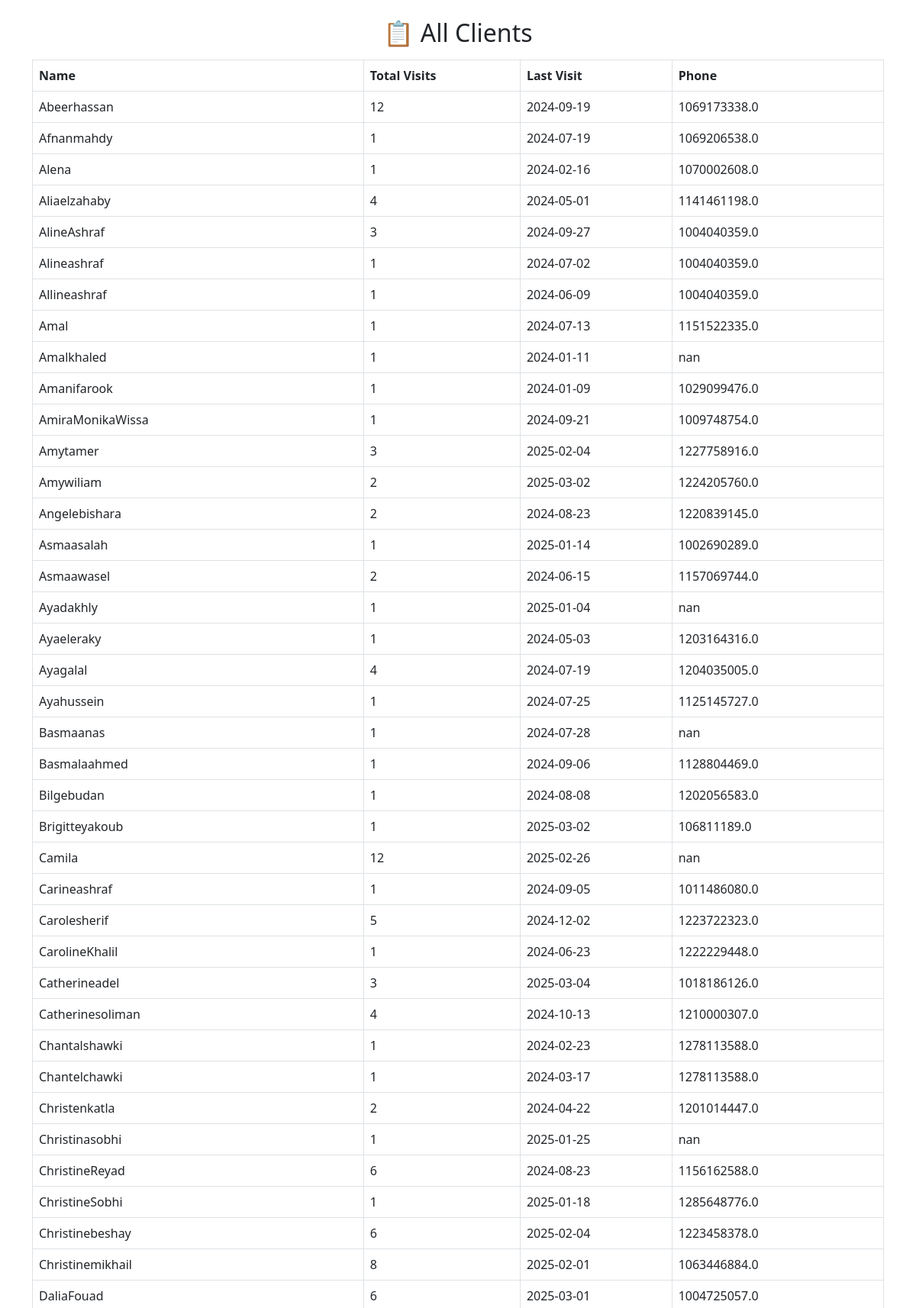
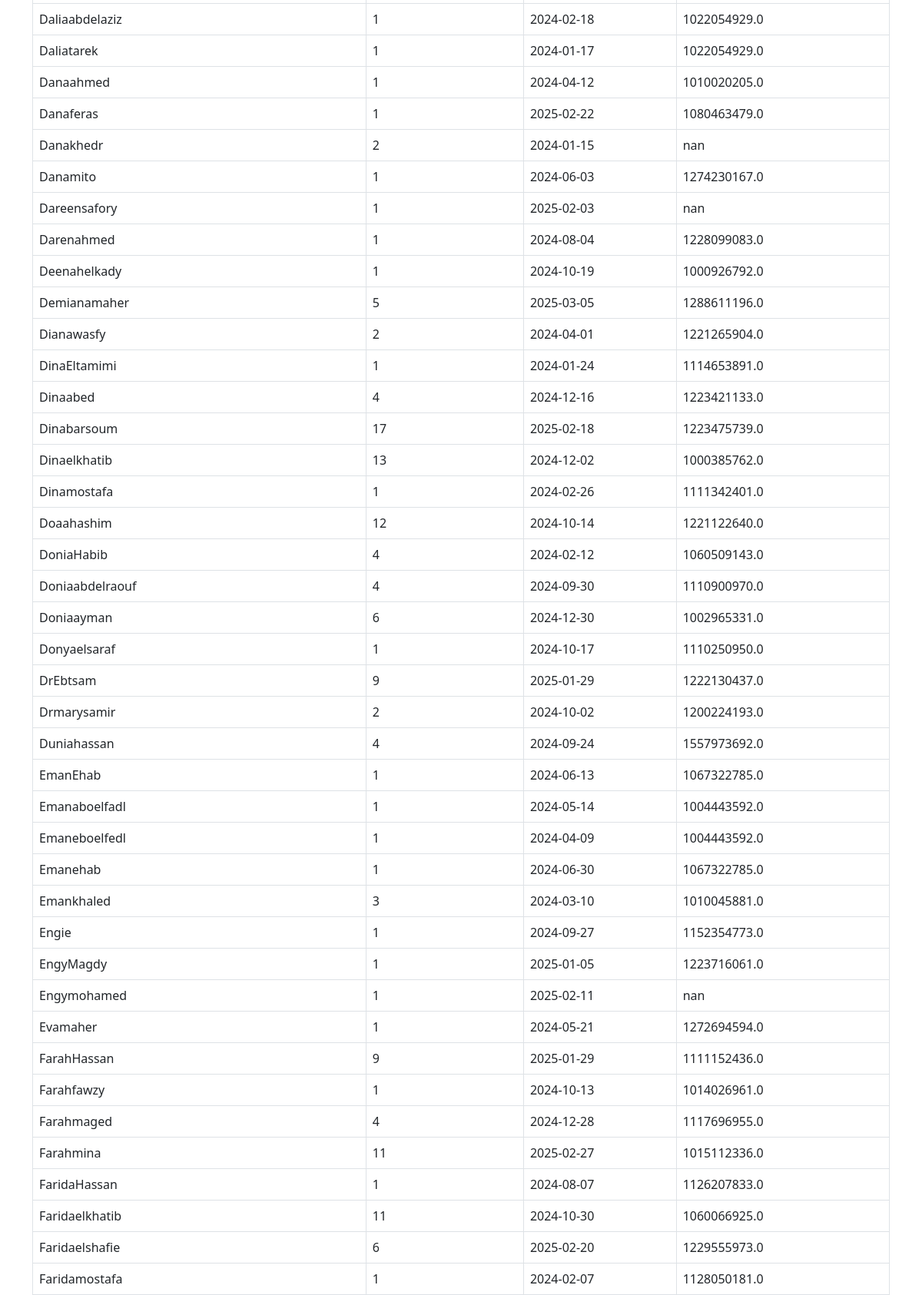
Page /clients_list (upper part) on the committed database (2 pictures, top to bottom).
### app.py (models this page shows, shortened)
class ClientVisit(db.Model):
    id = db.Column(db.Integer, primary_key=True)
    name = db.Column(db.String(100), nullable=False)
    phone = db.Column(db.String(20), nullable=True)
    email = db.Column(db.String(100), nullable=True)
    visit_date = db.Column(db.DateTime, default=datetime.utcnow)
    next_followup = db.Column(db.DateTime, nullable=True)
    invoice = db.Column(db.Float, default=0.0)  # Amount paid by the client
    tips = db.Column(db.Float, default=0.0)     # Tips received
    martina_commission = db.Column(db.Float, default=0.0)  # 45% of Invoice

### app.py (the view)
@app.route("/clients_list")
def clients_list():
    clients = db.session.query(
        ClientVisit.name,
        db.func.count(ClientVisit.id).label("visit_count"),
        db.func.max(ClientVisit.visit_date).label("last_visit"),
        ClientVisit.phone
    ).group_by(ClientVisit.name).all()
    return render_template("clients_list.html", clients=clients)

### templates/clients_list.html (shortened to what this page needs)
<!DOCTYPE html>
<html lang="en">
<head>
    <link rel="stylesheet" href="https://cdn.jsdelivr.net/npm/bootstrap@5.3.0/dist/css/bootstrap.min.css">
</head>
<body class="container mt-4">
    <h2 class="text-center">📋 All Clients</h2>
    <table class="table table-bordered mt-3">
        <thead>
            <tr>
                <th>Name</th>
                <th>Total Visits</th>
                <th>Last Visit</th>
                <th>Phone</th>
            </tr>
        </thead>
        <tbody>
            {% for client in clients %}
                <tr>
                    <td>{{ client.name }}</td>
                    <td>{{ client.visit_count }}</td>
                    <td>{{ client.last_visit.strftime('%Y-%m-%d') if client.last_visit else 'N/A' }}</td>
                    <td>{{ client.phone }}</td>
                </tr>
            {% endfor %}
        </tbody>
    </table>
</body>
</html>

### rows in the picture
ClientVisit: name "Abeerhassan", visit_count "12", last_visit "2024-09-19", phone "1069173338.0"
ClientVisit: name "Afnanmahdy", visit_count "1", last_visit "2024-07-19", phone "1069206538.0"
ClientVisit: name "Alena", visit_count "1", last_visit "2024-02-16", phone "1070002608.0"
ClientVisit: name "Allineashraf", visit_count "1", last_visit "2024-06-09", phone "1004040359.0"
ClientVisit: name "Amal", visit_count "1", last_visit "2024-07-13", phone "1151522335.0"
ClientVisit: name "Amalkhaled", visit_count "1", last_visit "2024-01-11", phone "nan"
ClientVisit: name "Amanifarook", visit_count "1", last_visit "2024-01-09", phone "1029099476.0"
ClientVisit: name "AmiraMonikaWissa", visit_count "1", last_visit "2024-09-21", phone "1009748754.0"
ClientVisit: name "Asmaasalah", visit_count "1", last_visit "2025-01-14", phone "1002690289.0"
ClientVisit: name "Ayadakhly", visit_count "1", last_visit "2025-01-04", phone "nan"
ClientVisit: name "Ayaeleraky", visit_count "1", last_visit "2024-05-03", phone "1203164316.0"
ClientVisit: name "Ayahussein", visit_count "1", last_visit "2024-07-25", phone "1125145727.0"
ClientVisit: name "Basmaanas", visit_count "1", last_visit "2024-07-28", phone "nan"
ClientVisit: name "Basmalaahmed", visit_count "1", last_visit "2024-09-06", phone "1128804469.0"
ClientVisit: name "Bilgebudan", visit_count "1", last_visit "2024-08-08", phone "1202056583.0"
ClientVisit: name "Brigitteyakoub", visit_count "1", last_visit "2025-03-02", phone "106811189.0"
ClientVisit: name "Carineashraf", visit_count "1", last_visit "2024-09-05", phone "1011486080.0"
ClientVisit: name "CarolineKhalil", visit_count "1", last_visit "2024-06-23", phone "1222229448.0"
ClientVisit: name "Chantalshawki", visit_count "1", last_visit "2024-02-23", phone "1278113588.0"
ClientVisit: name "Chantelchawki", visit_count "1", last_visit "2024-03-17", phone "1278113588.0"
ClientVisit: name "Christinasobhi", visit_count "1", last_visit "2025-01-25", phone "nan"
ClientVisit: name "ChristineSobhi", visit_count "1", last_visit "2025-01-18", phone "1285648776.0"
ClientVisit: name "Daliaabdelaziz", visit_count "1", last_visit "2024-02-18", phone "1022054929.0"
ClientVisit: name "Daliatarek", visit_count "1", last_visit "2024-01-17", phone "1022054929.0"
ClientVisit: name "Danaahmed", visit_count "1", last_visit "2024-04-12", phone "1010020205.0"
ClientVisit: name "Danaferas", visit_count "1", last_visit "2025-02-22", phone "1080463479.0"
ClientVisit: name "Danamito", visit_count "1", last_visit "2024-06-03", phone "1274230167.0"
ClientVisit: name "Dareensafory", visit_count "1", last_visit "2025-02-03", phone "nan"
ClientVisit: name "Darenahmed", visit_count "1", last_visit "2024-08-04", phone "1228099083.0"
ClientVisit: name "Deenahelkady", visit_count "1", last_visit "2024-10-19", phone "1000926792.0"
ClientVisit: name "DinaEltamimi", visit_count "1", last_visit "2024-01-24", phone "1114653891.0"
ClientVisit: name "Dinamostafa", visit_count "1", last_visit "2024-02-26", phone "1111342401.0"
ClientVisit: name "Donyaelsaraf", visit_count "1", last_visit "2024-10-17", phone "1110250950.0"
ClientVisit: name "Emanaboelfadl", visit_count "1", last_visit "2024-05-14", phone "1004443592.0"
ClientVisit: name "Emaneboelfedl", visit_count "1", last_visit "2024-04-09", phone "1004443592.0"
ClientVisit: name "Engie", visit_count "1", last_visit "2024-09-27", phone "1152354773.0"
ClientVisit: name "EngyMagdy", visit_count "1", last_visit "2025-01-05", phone "1223716061.0"
ClientVisit: name "Engymohamed", visit_count "1", last_visit "2025-02-11", phone "nan"
ClientVisit: name "Evamaher", visit_count "1", last_visit "2024-05-21", phone "1272694594.0"
ClientVisit: name "Farahfawzy", visit_count "1", last_visit "2024-10-13", phone "1014026961.0"
ClientVisit: name "FaridaHassan", visit_count "1", last_visit "2024-08-07", phone "1126207833.0"
ClientVisit: name "Faridamostafa", visit_count "1", last_visit "2024-02-07", phone "1128050181.0"

### other values in the picture
{{ client.name }} "Aliaelzahaby" "AlineAshraf" "Alineashraf" "Amytamer" "Amywiliam" "Angelebishara" "Asmaawasel" "Ayagalal" "Camila" "Carolesherif" "Catherineadel" "Catherinesoliman" "Christenkatla" "ChristineReyad" "Christinebeshay" "Christinemikhail" "DaliaFouad" "Danakhedr" "Demianamaher" "Dianawasfy" "Dinaabed" "Dinabarsoum" "Dinaelkhatib" "Doaahashim" "DoniaHabib" "Doniaabdelraouf" "Doniaayman" "DrEbtsam" "Drmarysamir" "Duniahassan" "EmanEhab" "Emanehab" "Emankhaled" "FarahHassan" "Farahmaged" "Farahmina" "Faridaelkhatib" "Faridaelshafie"
{{ client.visit_count }} "4" "3" "1" "3" "2" "2" "2" "4" "12" "5" "3" "4" "2" "6" "6" "8" "6" "2" "5" "2" "4" "17" "13" "12" "4" "4" "6" "9" "2" "4" "1" "1" "3" "9" "4" "11" "11" "6"
{{ client.last_visit.strftime('%Y-%m-%d') if client.last_visit else 'N/A' }} "2024-05-01" "2024-09-27" "2024-07-02" "2025-02-04" "2025-03-02" "2024-08-23" "2024-06-15" "2024-07-19" "2025-02-26" "2024-12-02" "2025-03-04" "2024-10-13" "2024-04-22" "2024-08-23" "2025-02-04" "2025-02-01" "2025-03-01" "2024-01-15" "2025-03-05" "2024-04-01" "2024-12-16" "2025-02-18" "2024-12-02" "2024-10-14" "2024-02-12" "2024-09-30" "2024-12-30" "2025-01-29" "2024-10-02" "2024-09-24" "2024-06-13" "2024-06-30" "2024-03-10" "2025-01-29" "2024-12-28" "2025-02-27" "2024-10-30" "2025-02-20"
{{ client.phone }} "1141461198.0" "1004040359.0" "1004040359.0" "1227758916.0" "1224205760.0" "1220839145.0" "1157069744.0" "1204035005.0" "nan" "1223722323.0" "1018186126.0" "1210000307.0" "1201014447.0" "1156162588.0" "1223458378.0" "1063446884.0" "1004725057.0" "nan" "1288611196.0" "1221265904.0" "1223421133.0" "1223475739.0" "1000385762.0" "1221122640.0" "1060509143.0" "1110900970.0" "1002965331.0" "1222130437.0" "1200224193.0" "1557973692.0" "1067322785.0" "1067322785.0" "1010045881.0" "1111152436.0" "1117696955.0" "1015112336.0" "1060066925.0" "1229555973.0"
